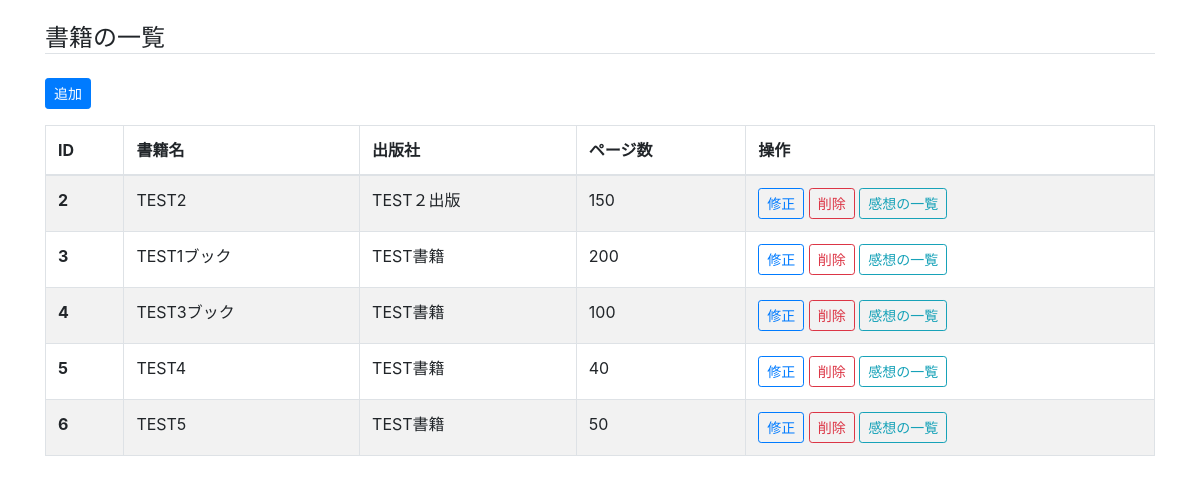
The page /cms/book/ on the database its author committed.
### cms/models.py (models this page shows, shortened)
class Book(models.Model):
    name = models.CharField('書籍名', max_length=255)
    publisher = models.CharField('出版社', max_length=255, blank=True)
    page = models.IntegerField('ページ数', blank=True, default=0)

### cms/views.py (the view)
# urls.py: path('book/', views.book_list, name='book_list'),   # 一覧
def book_list(request):
    books = Book.objects.all().order_by('id')
    return render(request,
                  'cms/book_list.html',     # 使用するテンプレート
                  {'books': books})         # テンプレートに渡すデータ

### cms/templates/cms/book_list.html (shortened to what this page needs)
{% extends "cms/base.html" %}
{% block content %}
    <h4 class="mt-4 border-bottom">書籍の一覧</h4>
    <a href="{% url 'cms:book_add' %}" class="btn btn-primary btn-sm my-3">追加</a>
    <table class="table table-striped table-bordered">
      <thead>
        <tr>
          <th scope="col">ID</th>
          <th scope="col">書籍名</th>
          <th scope="col">出版社</th>
          <th scope="col">ページ数</th>
          <th scope="col">操作</th>
        </tr>
      </thead>
      <tbody>
        {% for book in books %}
        <tr>
          <th scope="row">{{ book.id }}</th>
          <td>{{ book.name }}</td>
          <td>{{ book.publisher }}</td>
          <td>{{ book.page }}</td>
          <td>
            <a href="{% url 'cms:book_mod' book_id=book.id %}" class="btn btn-outline-primary btn-sm">修正</a>
            <a href="{% url 'cms:book_del' book_id=book.id %}" class="btn btn-outline-danger btn-sm">削除</a>
            <a href="{% url 'cms:impression_list' book_id=book.id %}" class="btn btn-outline-info btn-sm">感想の一覧</a>
          </td>
        </tr>
        {% endfor %}
      </tbody>
    </table>
{% endblock content %}

### cms/templates/cms/base.html (shortened to what this page needs)
{% load i18n static %}
<!DOCTYPE html>{% get_current_language as LANGUAGE_CODE %}
<html lang="{{ LANGUAGE_CODE|default:"en-us" }}">
<head>
<link rel="stylesheet" href="{% static 'cms/css/bootstrap.min.css' %}">
</head>
<body>
  <div class="container">
    {% block content %}{% endblock %}
  </div>
</body>
</html>

### rows shown on the page
Book: id "2", name "TEST2", publisher "TEST２出版", page "150"
Book: id "3", name "TEST1ブック", publisher "TEST書籍", page "200"
Book: id "4", name "TEST3ブック", publisher "TEST書籍", page "100"
Book: id "5", name "TEST4", publisher "TEST書籍", page "40"
Book: id "6", name "TEST5", publisher "TEST書籍", page "50"
